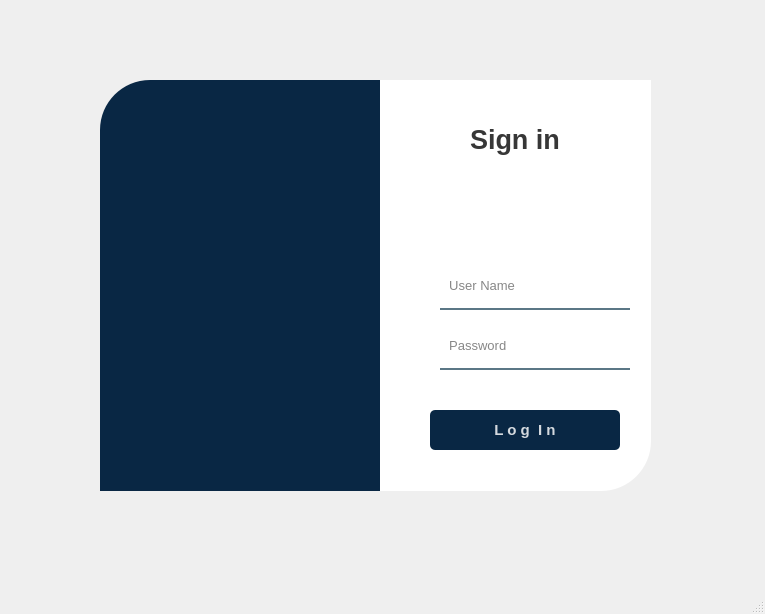
<?xml version="1.0" encoding="UTF-8"?>
<ui version="4.0">
 <class>MainWindow</class>
 <widget class="QMainWindow" name="MainWindow">
  <property name="geometry">
   <rect>
    <x>0</x>
    <y>0</y>
    <width>765</width>
    <height>614</height>
   </rect>
  </property>
  <property name="windowTitle">
   <string>MainWindow</string>
  </property>
  <widget class="QWidget" name="centralwidget">
   <widget class="QWidget" name="widget" native="true">
    <property name="geometry">
     <rect>
      <x>90</x>
      <y>50</y>
      <width>591</width>
      <height>491</height>
     </rect>
    </property>
    <property name="styleSheet">
     <string notr="true">QPushButton#pushButton{
	background-color: qlineargradient(spread:pad, x1:0, y1:0.505682, x2:1, y2:0.477, stop:0 rgba(11, 131, 120, 219), stop:1 rgba(85, 98, 112, 226));
	color:rgba(255, 255, 255, 210);
	border-radius:5px;
}

QPushButton#pushButton:hover{
	background-color: qlineargradient(spread:pad, x1:0, y1:0.505682, x2:1, y2:0.477, stop:0 rgba(150, 123, 111, 219), stop:1 rgba(85, 81, 84, 226));
}

QPushButton#pushButton:pressed{
	padding-left:5px;
	padding-top:5px;
	background-color:rgba(150, 123, 111, 255);
}

QPushButton#pushButton_2, #pushButton_3, #pushButton_4, #pushButton_5{
	background-color: rgba(0, 0, 0, 0);
	color:rgba(85, 98, 112, 255);
}

QPushButton#pushButton_2:hover, #pushButton_3:hover, #pushButton_4:hover, #pushButton_5:hover{
	color: rgba(131, 96, 53, 255);
}

QPushButton#pushButton_2:pressed, #pushButton_3:pressed, #pushButton_4:pressed, #pushButton_5:pressed{
	padding-left:5px;
	padding-top:5px;
	color:rgba(91, 88, 53, 255);
}

</string>
    </property>
    <widget class="QLabel" name="label_2">
     <property name="geometry">
      <rect>
       <x>10</x>
       <y>30</y>
       <width>280</width>
       <height>411</height>
      </rect>
     </property>
     <property name="styleSheet">
      <string notr="true">background-color:rgba(0, 0, 0, 80);
background-color: rgb(9, 39, 68);
image: url(:/newPrefix/vector.png);
border-top-left-radius: 50px;</string>
     </property>
     <property name="text">
      <string/>
     </property>
    </widget>
    <widget class="QLabel" name="label_3">
     <property name="geometry">
      <rect>
       <x>290</x>
       <y>30</y>
       <width>271</width>
       <height>411</height>
      </rect>
     </property>
     <property name="styleSheet">
      <string notr="true">background-color:rgba(255, 255, 255, 255);
border-bottom-right-radius: 50px;</string>
     </property>
     <property name="text">
      <string/>
     </property>
    </widget>
    <widget class="QLineEdit" name="lineEdit">
     <property name="geometry">
      <rect>
       <x>350</x>
       <y>220</y>
       <width>190</width>
       <height>40</height>
      </rect>
     </property>
     <property name="font">
      <font>
       <pointsize>10</pointsize>
      </font>
     </property>
     <property name="styleSheet">
      <string notr="true">background-color:rgba(0, 0, 0, 0);
border:none;
border-bottom:2px solid rgba(46, 82, 101, 200);
color:rgba(0, 0, 0, 240);
padding-bottom:7px;</string>
     </property>
     <property name="placeholderText">
      <string>  User Name</string>
     </property>
    </widget>
    <widget class="QLabel" name="label_6">
     <property name="geometry">
      <rect>
       <x>370</x>
       <y>130</y>
       <width>111</width>
       <height>71</height>
      </rect>
     </property>
     <property name="styleSheet">
      <string notr="true">image: url(:/newPrefix/hyy.png);
</string>
     </property>
     <property name="text">
      <string/>
     </property>
    </widget>
    <widget class="QLabel" name="label_4">
     <property name="geometry">
      <rect>
       <x>380</x>
       <y>70</y>
       <width>100</width>
       <height>40</height>
      </rect>
     </property>
     <property name="font">
      <font>
       <pointsize>20</pointsize>
       <weight>75</weight>
       <bold>true</bold>
      </font>
     </property>
     <property name="styleSheet">
      <string notr="true">color:rgba(0, 0, 0, 200);</string>
     </property>
     <property name="text">
      <string>&lt;html&gt;&lt;head/&gt;&lt;body&gt;&lt;p&gt;Sign in&lt;/p&gt;&lt;/body&gt;&lt;/html&gt;</string>
     </property>
    </widget>
    <widget class="QLabel" name="label_8">
     <property name="geometry">
      <rect>
       <x>320</x>
       <y>230</y>
       <width>21</width>
       <height>20</height>
      </rect>
     </property>
     <property name="styleSheet">
      <string notr="true">image: url(:/newPrefix/username_icon.png);</string>
     </property>
     <property name="text">
      <string/>
     </property>
    </widget>
    <widget class="QLineEdit" name="lineEdit_2">
     <property name="geometry">
      <rect>
       <x>350</x>
       <y>280</y>
       <width>190</width>
       <height>40</height>
      </rect>
     </property>
     <property name="font">
      <font>
       <pointsize>10</pointsize>
      </font>
     </property>
     <property name="styleSheet">
      <string notr="true">background-color:rgba(0, 0, 0, 0);
border:none;
border-bottom:2px solid rgba(46, 82, 101, 200);
color:rgba(0, 0, 0, 240);
padding-bottom:7px;</string>
     </property>
     <property name="echoMode">
      <enum>QLineEdit::Password</enum>
     </property>
     <property name="placeholderText">
      <string>  Password</string>
     </property>
    </widget>
    <widget class="QLabel" name="label_7">
     <property name="geometry">
      <rect>
       <x>320</x>
       <y>300</y>
       <width>21</width>
       <height>16</height>
      </rect>
     </property>
     <property name="styleSheet">
      <string notr="true">image: url(:/newPrefix/password_icon.png);</string>
     </property>
     <property name="text">
      <string/>
     </property>
    </widget>
    <widget class="QPushButton" name="pushButton">
     <property name="geometry">
      <rect>
       <x>340</x>
       <y>360</y>
       <width>190</width>
       <height>40</height>
      </rect>
     </property>
     <property name="font">
      <font>
       <pointsize>11</pointsize>
       <weight>75</weight>
       <bold>true</bold>
      </font>
     </property>
     <property name="styleSheet">
      <string notr="true">background-color: rgb(9, 39, 68);</string>
     </property>
     <property name="text">
      <string>L o g  I n</string>
     </property>
    </widget>
   </widget>
  </widget>
  <widget class="QStatusBar" name="statusbar"/>
 </widget>
 <resources>
  <include location="ohyes.qrc"/>
 </resources>
 <connections/>
</ui>
